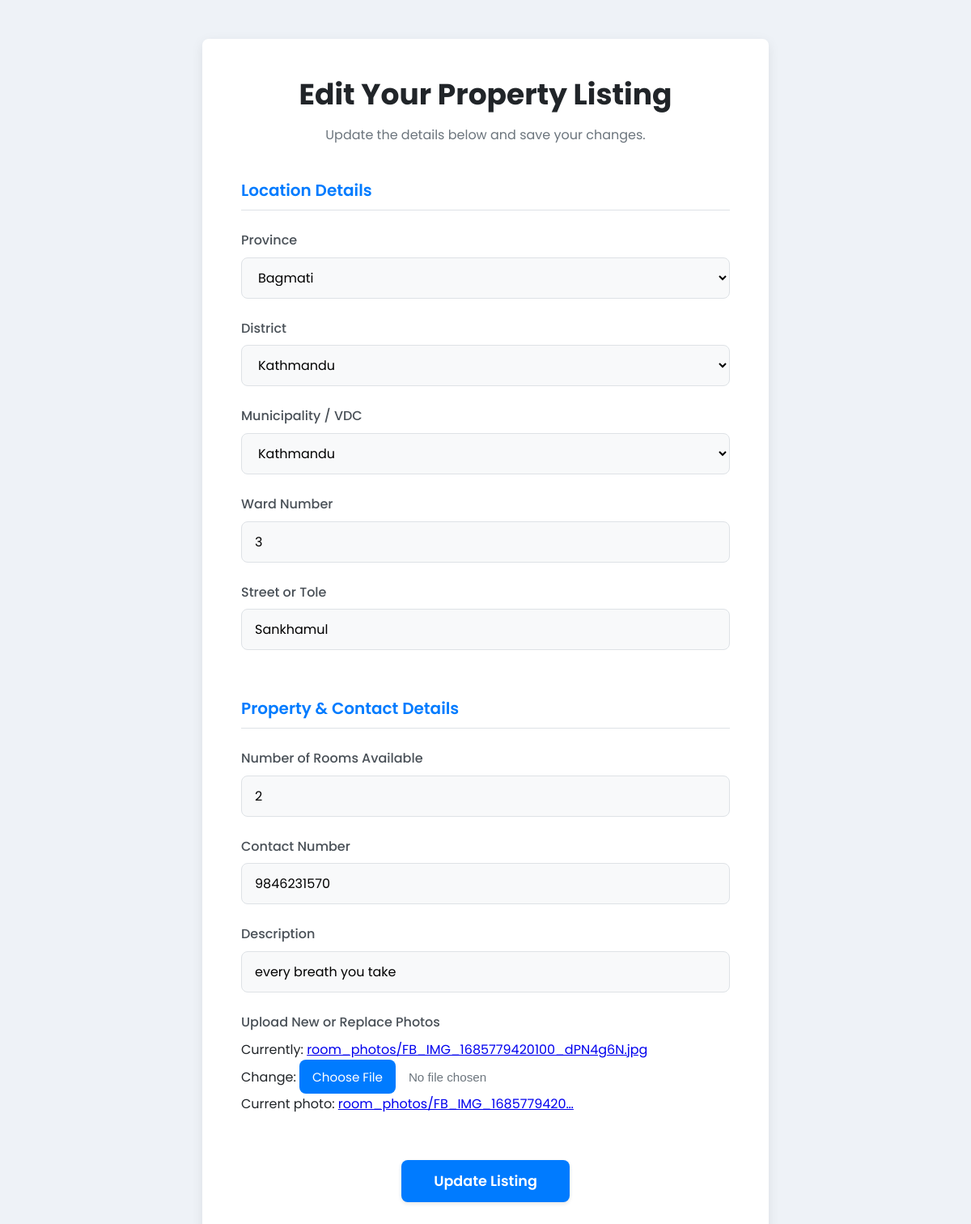
The page /basobasnepal/edit/3/ on the database its author committed.
### basobasnepalapp/models.py (models this page shows, shortened)
class Room(models.Model):
    owner = models.ForeignKey(User, on_delete=models.CASCADE)
    province = models.ForeignKey(Province, on_delete=models.SET_NULL, null=True)
    district = models.ForeignKey(District, on_delete=models.SET_NULL, null=True)
    municipality = models.ForeignKey(Municipality, on_delete=models.SET_NULL, null=True)
    ward_num = models.IntegerField()
    street = models.CharField(max_length=50, null=True)
    num_of_rooms_available = models.IntegerField()
    contact_number = models.BigIntegerField()
    description = models.CharField(max_length=200)
    photos = models.ImageField(upload_to='room_photos/')

### basobasnepalapp/views.py (the view)
# urls.py: path('edit/<int:pk>/', views.edit, name='edit'),
def edit(request, pk):
    room = get_object_or_404(Room, pk=pk)
    if request.method == 'POST':
        form = RoomForm(request.POST, request.FILES, instance=room)
        if form.is_valid():
            form.save()
            return redirect('home') # Or wherever you want to redirect after success
    else:
        form = RoomForm(instance=room)
    districts = list(District.objects.values('id', 'name', 'province_id'))
    municipalities = list(Municipality.objects.values('id', 'name', 'district_id'))
    context = {
        'form': form,
        'room': room, # Pass the whole room object for easy access
        'districts_json': json.dumps(districts),
        'municipalities_json': json.dumps(municipalities),
    }
    return render(request, 'edit.html', context)

### basobasnepalapp/models.py (called while the page is built)
    def __str__(self):
        return self.name

    def __str__(self):
        return self.name

    def __str__(self):
        return self.name

### templates/edit.html (shortened to what this page needs)
<!DOCTYPE html>
<html lang="en">
<head>
    {% load static %}
    <link rel="stylesheet" href="{% static 'css/for_form.css' %}" />
</head>
<body>
    <div class="form-container">
        <div class="form-header">
            <h1>Edit Your Property Listing</h1>
            <p>Update the details below and save your changes.</p>
        </div>
        <form method="POST" enctype="multipart/form-data">
            <fieldset>
                <legend>Location Details</legend>
                <div class="form-group">
                    <label for="{{ form.province.id_for_label }}">Province</label>
                    {{ form.province }}
                </div>
                <div class="form-group">
                    <label for="{{ form.district.id_for_label }}">District</label>
                    {{ form.district }}
                </div>
                <div class="form-group">
                    <label for="{{ form.municipality.id_for_label }}">Municipality / VDC</label>
                    {{ form.municipality }}
                </div>
                <div class="form-group">
                    <label for="{{ form.ward_num.id_for_label }}">Ward Number</label>
                    {{ form.ward_num }}
                </div>
                <div class="form-group">
                    <label for="{{ form.street.id_for_label }}">Street or Tole</label>
                    {{ form.street }}
                </div>
            </fieldset>
            <fieldset>
                <legend>Property & Contact Details</legend>
                <div class="form-group">
                    <label for="{{ form.num_of_rooms_available.id_for_label }}">Number of Rooms Available</label>
                    {{ form.num_of_rooms_available }}
                </div>
                <div class="form-group">
                    <label for="{{ form.contact_number.id_for_label }}">Contact Number</label>
                    {{ form.contact_number }}
                </div>
                <div class="form-group">
                    <label for="{{ form.description.id_for_label }}">Description</label>
                    {{ form.description }}
                </div>
                <div class="form-group">
                    <label for="{{ form.photos.id_for_label }}">Upload New or Replace Photos</label>
                    {{ form.photos }}
                    {% if room.photos %}
                        <p class="current-photo-info">Current photo: <a href="{{ room.photos.url }}" target="_blank">{{ room.photos.name|truncatechars:30 }}</a></p>
                    {% endif %}
                </div>
            </fieldset>
            <div class="form-actions">
                <button type="submit" class="submit-btn">Update Listing</button>
            </div>
        </form>
    </div>
</body>
</html>

### static/css/for_form.css (style rules this page uses)
:root { --primary-color: #007bff; --primary-color-dark: #0056b3; --light-gray-color: #f8f9fa; --medium-gray-color: #dee2e6; --dark-gray-color: #6c757d; --text-color: #212529; --background-color: #eef2f7; --border-radius: 8px; --box-shadow: 0 4px 15px rgba(0, 0, 0, 0.08); }
* { box-sizing: border-box; margin: 0; padding: 0; }
body { font-family: 'Poppins', sans-serif; background-color: var(--background-color); color: var(--text-color); line-height: 1.6; display: flex; justify-content: center; align-items: center; min-height: 100vh; padding: 2rem 0; }
.form-container { background-color: #ffffff; padding: 2.5rem 3rem; border-radius: var(--border-radius); box-shadow: var(--box-shadow); width: 100%; max-width: 700px; margin: 1rem; }
.form-header { text-align: center; margin-bottom: 2.5rem; }
.form-header h1 { font-weight: 700; font-size: 2.25rem; color: var(--text-color); margin-bottom: 0.5rem; }
.form-header p { font-size: 1rem; color: var(--dark-gray-color); }
fieldset { border: none; margin-bottom: 2rem; }
legend { font-size: 1.25rem; font-weight: 600; color: var(--primary-color); margin-bottom: 1.5rem; padding-bottom: 0.5rem; width: 100%; border-bottom: 1px solid var(--medium-gray-color); }
.form-group { margin-bottom: 1.5rem; }
label { display: block; font-weight: 500; margin-bottom: 0.5rem; color: #495057; }
input[type="text"], input[type="number"], input[type="tel"], textarea, select { width: 100%; padding: 0.75rem 1rem; font-family: 'Poppins', sans-serif; font-size: 1rem; border: 1px solid var(--medium-gray-color); border-radius: var(--border-radius); background-color: var(--light-gray-color); transition: border-color 0.2s ease, box-shadow 0.2s ease; }
input[type="file"] { font-size: 0.95rem; color: var(--dark-gray-color); }
.form-actions { text-align: center; margin-top: 2rem; }
.submit-btn { background-color: var(--primary-color); color: #ffffff; font-family: 'Poppins', sans-serif; font-size: 1.1rem; font-weight: 600; border: none; padding: 0.8rem 2.5rem; border-radius: var(--border-radius); cursor: pointer; transition: background-color 0.2s ease, transform 0.2s ease; box-shadow: 0 2px 5px rgba(0, 0, 0, 0.1); }

### rows shown on the page
Room: province "Bagmati", district "Kathmandu", municipality "Kathmandu", ward_num "3", street "Sankhamul", num_of_rooms_available "2", contact_number "9846231570", description "every breath you take", photos.name "room_photos/FB_IMG_1685779420…"
